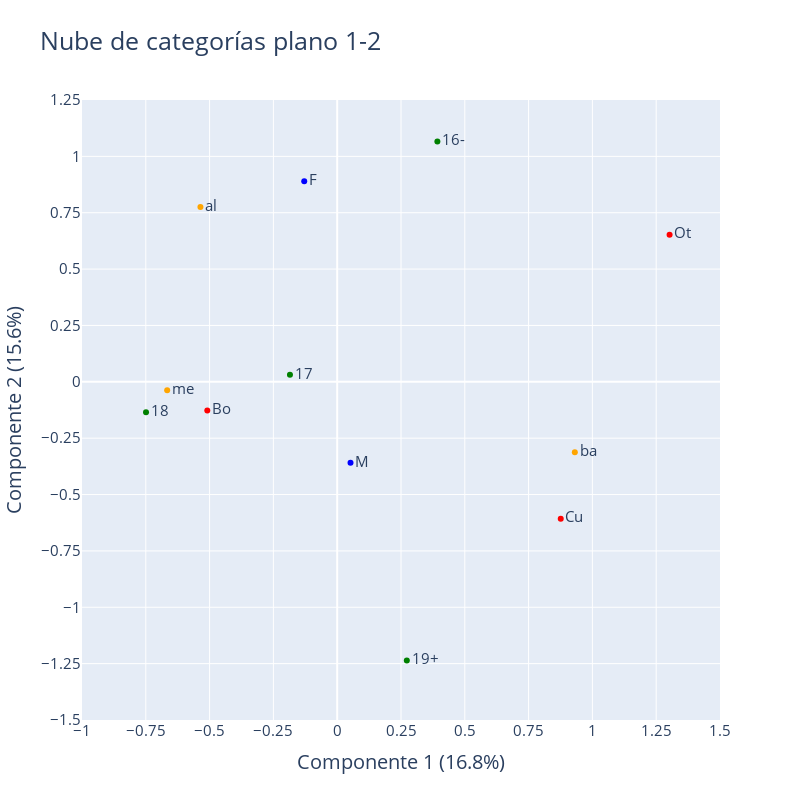

The cell this chart's notebook holds for it:
### Markdown cell above
Plano factorial 1-2 de las categorías

### Code cell
# Crear la figura
fig = go.Figure()

# Definir los colores para las categorías
colors = {'F':'blue','M':'blue','16-':'green','17':'green','18':'green','19+':'green',
          'al':'orange','ba':'orange','me':'orange','Bo':'red','Cu':'red','Ot':'red'}

# Agregar una nueva traza a la figura con las coordenadas de columna
fig.add_trace(go.Scatter(x=column_coordinates_Z['Componente 1'], y=column_coordinates_Z['Componente 2'],
                         mode='markers+text', text=column_coordinates_Z.index,
                         marker=dict(size=6, color=[colors.get(x, 'black') for x in column_coordinates_Z.index]),
                         textposition='middle right',
                         name='Nube de categorías plano 1-2',
                         textfont=dict(size=15)))

# Actualizar el diseño de la figura
fig.update_layout(width=800, height=800,
                  title='Nube de categorías plano 1-2',
                  xaxis=dict(dtick=0.25, range=[-1,1.5], title='Componente 1 (16.8%)',
                             title_font=dict(size=20), tickfont=dict(size=15)),
                  yaxis=dict(dtick=0.25, range=[-1.5,1.25], title='Componente 2 (15.6%)',
                             title_font=dict(size=20), tickfont=dict(size=15)),
                  title_font=dict(size=25),
                  showlegend=False)

# Mostrar la figura
fig.show()

### Figure 1 — Plotly figure (JSON) as saved in the notebook; plotly's stock layout.template omitted (floating-point values rounded to 4 significant figures)
{"data": [{"marker": {"color": ["blue", "blue", "green", "green", "green", "green", "orange", "orange", "orange", "red", "red", "red"], "size": 6}, "mode": "markers+text", "name": "Nube de categorías plano 1-2", "text": ["F", "M", "16-", "17", "18", "19+", "al", "ba", "me", "Bo", "Cu", "Ot"], "textfont": {"size": 15}, "textposition": "middle right", "type": "scatter", "x": [-0.1292, 0.05217, 0.3926, -0.1851, -0.7491, 0.2728, -0.5359, 0.9311, -0.6663, -0.5091, 0.8759, 1.302], "y": [0.8899, -0.3593, 1.066, 0.03121, -0.1352, -1.236, 0.7755, -0.3128, -0.03687, -0.1273, -0.6068, 0.6526]}], "layout": {"height": 800, "showlegend": false, "title": {"font": {"size": 25}, "text": "Nube de categorías plano 1-2"}, "width": 800, "xaxis": {"dtick": 0.25, "range": [-1, 1.5], "tickfont": {"size": 15}, "title": {"font": {"size": 20}, "text": "Componente 1 (16.8%)"}}, "yaxis": {"dtick": 0.25, "range": [-1.5, 1.25], "tickfont": {"size": 15}, "title": {"font": {"size": 20}, "text": "Componente 2 (15.6%)"}}}}
